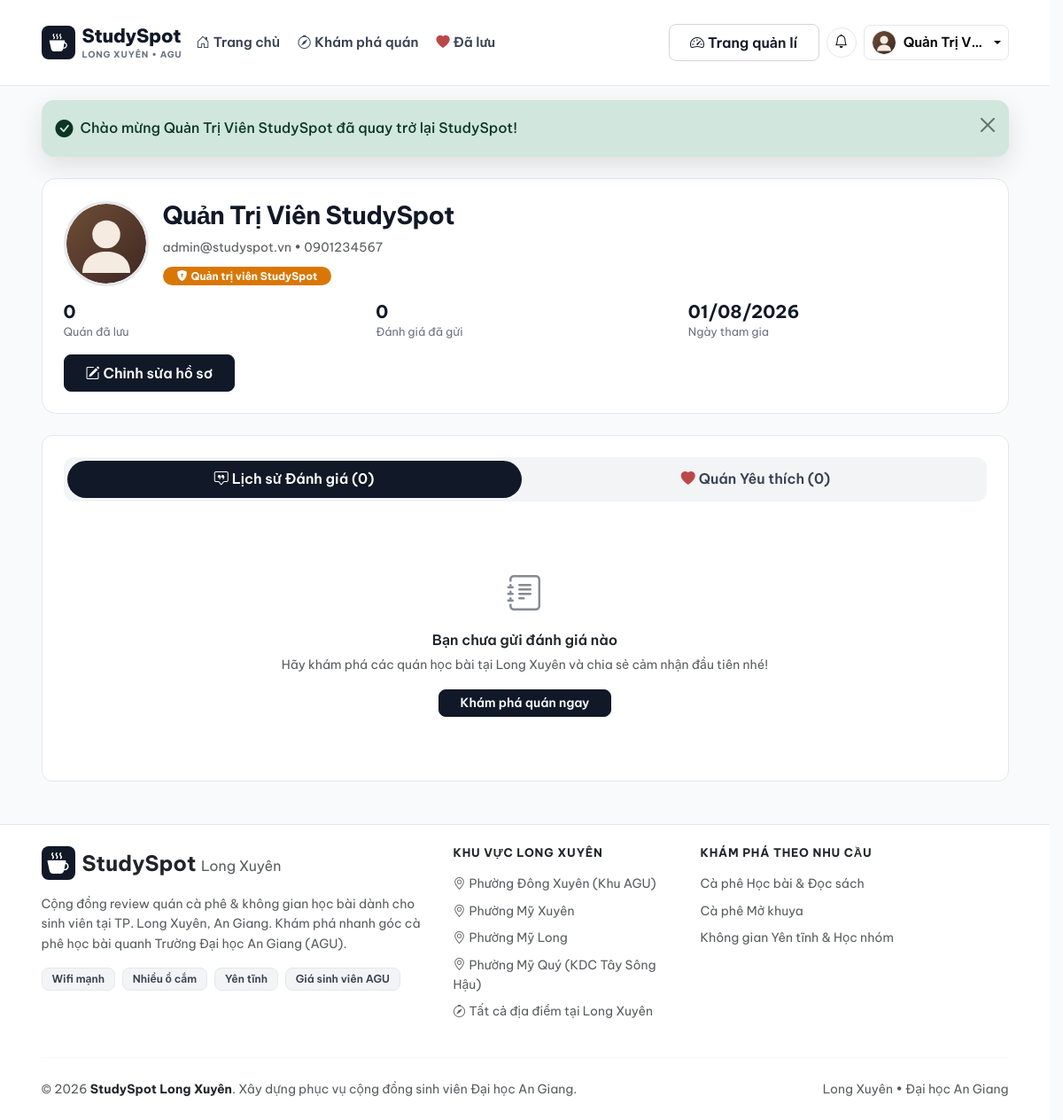
The page /profile (signed in) on the database as committed earlier.
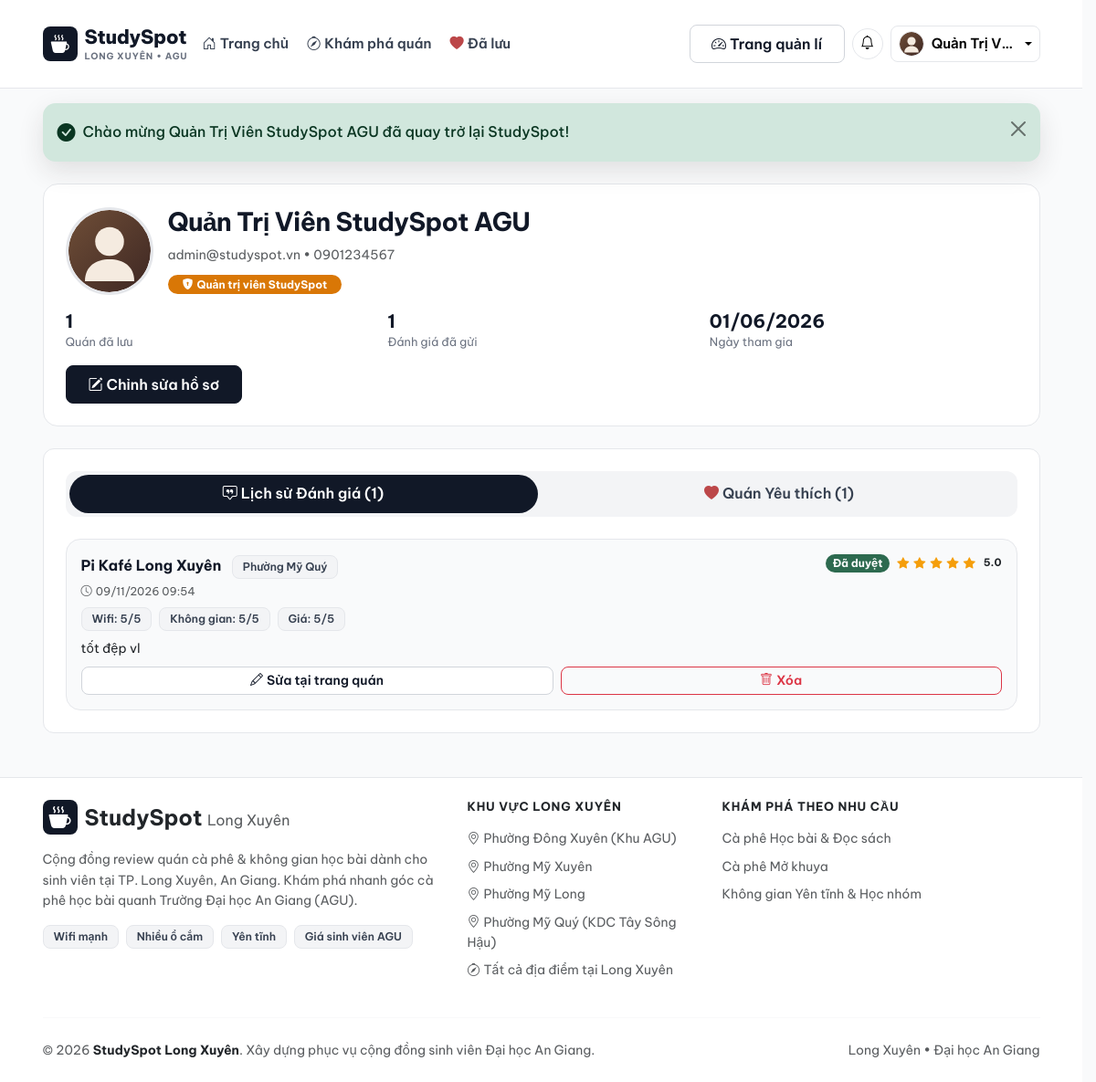
The same page on the database as committed later.
### tables this page shows
CREATE TABLE `users` (
  `id` int(10) unsigned NOT NULL AUTO_INCREMENT,
  `name` varchar(100) NOT NULL COMMENT 'Họ và tên hiển thị',
  `email` varchar(150) NOT NULL COMMENT 'Email đăng nhập duy nhất',
  `password` varchar(255) NOT NULL COMMENT 'Mật khẩu mã hóa bằng password_hash',
  `phone` varchar(20) DEFAULT NULL COMMENT 'Số điện thoại liên hệ',
  `avatar` varchar(255) DEFAULT NULL COMMENT 'Đường dẫn ảnh đại diện',
  `role` enum('user','admin') NOT NULL DEFAULT 'user' COMMENT 'Vai trò người dùng',
  `status` enum('active','locked') NOT NULL DEFAULT 'active' COMMENT 'Trạng thái tài khoản',
  `created_at` datetime NOT NULL DEFAULT current_timestamp(),
  PRIMARY KEY (`id`),
  UNIQUE KEY `uk_users_email` (`email`),
  KEY `idx_users_role_status` (`role`,`status`)
);

CREATE TABLE `reviews` (
  `id` int(10) unsigned NOT NULL AUTO_INCREMENT,
  `place_id` int(10) unsigned NOT NULL,
  `user_id` int(10) unsigned NOT NULL,
  `rating_overall` tinyint(3) unsigned NOT NULL COMMENT 'Điểm tổng thể 1-5 sao',
  `rating_wifi` tinyint(3) unsigned NOT NULL DEFAULT 5 COMMENT 'Điểm tốc độ Wifi 1-5 sao',
  `rating_space` tinyint(3) unsigned NOT NULL DEFAULT 5 COMMENT 'Điểm không gian & bàn ghế 1-5 sao',
  `rating_price` tinyint(3) unsigned NOT NULL DEFAULT 5 COMMENT 'Điểm mức giá hợp lý 1-5 sao',
  `content` text NOT NULL COMMENT 'Nội dung nhận xét chi tiết',
  `image_path` varchar(255) DEFAULT NULL COMMENT 'Ảnh chụp thực tế đính kèm (tùy chọn)',
  `status` enum('pending','approved','hidden') NOT NULL DEFAULT 'pending' COMMENT 'Trạng thái kiểm duyệt',
  `created_at` datetime NOT NULL DEFAULT current_timestamp(),
  PRIMARY KEY (`id`),
  UNIQUE KEY `uk_reviews_place_user` (`place_id`,`user_id`),
  KEY `idx_reviews_status` (`status`),
  KEY `idx_reviews_user` (`user_id`),
  KEY `idx_reviews_created_at` (`created_at`),
  CONSTRAINT `fk_reviews_place` FOREIGN KEY (`place_id`) REFERENCES `places` (`id`) ON DELETE CASCADE ON UPDATE CASCADE,
  CONSTRAINT `fk_reviews_user` FOREIGN KEY (`user_id`) REFERENCES `users` (`id`) ON DELETE CASCADE ON UPDATE CASCADE
);

CREATE TABLE `places` (
  `id` int(10) unsigned NOT NULL AUTO_INCREMENT,
  `category_id` int(10) unsigned NOT NULL COMMENT 'Khóa ngoại tới categories',
  `name` varchar(180) NOT NULL COMMENT 'Tên quán',
  `slug` varchar(200) NOT NULL COMMENT 'Đường dẫn thân thiện SEO',
  `address` varchar(255) NOT NULL COMMENT 'Địa chỉ chi tiết',
  `district` varchar(100) NOT NULL COMMENT 'Quận / Khu vực đại học',
  `description` text NOT NULL COMMENT 'Mô tả chi tiết không gian, menu, chỗ gửi xe',
  `price_range` tinyint(3) unsigned NOT NULL DEFAULT 2 COMMENT 'Mức giá: 1 (<35k), 2 (35-50k), 3 (50-80k), 4 (>80k)',
  `price_min` int(10) unsigned DEFAULT NULL,
  `price_max` int(10) unsigned DEFAULT NULL,
  `noise_level` enum('yen_tinh','vua','on') NOT NULL DEFAULT 'yen_tinh' COMMENT 'Mức độ tiếng ồn',
  `open_time` time NOT NULL DEFAULT '07:00:00' COMMENT 'Giờ mở cửa',
  `close_time` time NOT NULL DEFAULT '22:30:00' COMMENT 'Giờ đóng cửa',
  `google_map_url` text DEFAULT NULL COMMENT 'URL nhúng iframe Google Maps',
  `avg_rating` decimal(3,2) NOT NULL DEFAULT 0.00 COMMENT 'Điểm trung bình từ các review đã duyệt',
  `total_reviews` int(10) unsigned NOT NULL DEFAULT 0 COMMENT 'Tổng số review đã duyệt',
  `status` enum('active','hidden') NOT NULL DEFAULT 'active' COMMENT 'Trạng thái hiển thị quán',
  `created_by` int(10) unsigned DEFAULT NULL COMMENT 'Người tạo địa điểm',
  `created_at` datetime NOT NULL DEFAULT current_timestamp(),
  `google_rating` decimal(3,2) DEFAULT NULL,
  `google_rating_count` int(10) unsigned DEFAULT NULL,
  `google_maps_place_url` text DEFAULT NULL,
  PRIMARY KEY (`id`),
  UNIQUE KEY `uk_places_slug` (`slug`),
  KEY `idx_places_category` (`category_id`),
  KEY `idx_places_district` (`district`),
  KEY `idx_places_status` (`status`),
  KEY `idx_places_filter` (`status`,`category_id`,`district`,`price_range`,`noise_level`),
  KEY `fk_places_created_by` (`created_by`),
  CONSTRAINT `fk_places_category` FOREIGN KEY (`category_id`) REFERENCES `categories` (`id`) ON UPDATE CASCADE,
  CONSTRAINT `fk_places_user` FOREIGN KEY (`created_by`) REFERENCES `users` (`id`) ON DELETE SET NULL ON UPDATE CASCADE
);

### views/profile/index.php (the view, shortened to what the changed rows need)
<div class="container py-4">
    <section class="profile-band">
        <div class="flex-grow-1" style="min-width: 220px;">
            <h1 class="page-title"><?= e($user['name']) ?></h1>
            <p class="text-muted small mb-2"><?= e($user['email']) ?><?php if (!empty($user['phone'])): ?> • <?= e($user['phone']) ?><?php endif; ?></p>
            <div>
                <?php if ($user['role'] === 'admin'): ?>
                    <span class="badge rounded-pill px-3 py-1" style="background-color: #D97706;"><i class="bi bi-shield-lock-fill me-1"></i>Quản trị viên StudySpot</span>
                <?php else: ?>
                    <span class="pill-amenity px-3 py-1"><i class="bi bi-mortarboard-fill"></i>Sinh viên / Thành viên</span>
                <?php endif; ?>
            </div>
        </div>
        <div class="profile-stats">
            <div class="profile-stat"><div class="stat-num"><?= count($favoritePlaces) ?></div><div class="stat-label">Quán đã lưu</div></div>
            <div class="profile-stat"><div class="stat-num"><?= count($myReviews) ?></div><div class="stat-label">Đánh giá đã gửi</div></div>
            <div class="profile-stat"><div class="stat-num"><?= date('d/m/Y', strtotime($user['created_at'])) ?></div><div class="stat-label">Ngày tham gia</div></div>
        </div>
    </section>
    <div class="row g-4">
        <div class="col-12">
            <div class="card surface-card p-4">
                <ul class="nav nav-pills mb-4 gap-2" id="profileTab" role="tablist">
                    <li class="nav-item" role="presentation">
                        <button class="nav-link active rounded-pill px-4" id="reviews-tab" data-bs-toggle="tab" data-bs-target="#reviews-pane" type="button" role="tab">
                            <i class="bi bi-chat-square-quote me-1"></i>Lịch sử Đánh giá (<?= count($myReviews) ?>)
                        </button>
                    </li>
                    <li class="nav-item" role="presentation">
                        <button class="nav-link rounded-pill px-4" id="favorites-tab" data-bs-toggle="tab" data-bs-target="#favorites-pane" type="button" role="tab">
                            <i class="bi bi-heart-fill text-crimson me-1"></i>Quán Yêu thích (<?= count($favoritePlaces) ?>)
                        </button>
                    </li>
                </ul>
                <div class="tab-content" id="profileTabContent">
                    <div class="tab-pane fade show active" id="reviews-pane" role="tabpanel">
                        <?php if (empty($myReviews)): ?>
                            <div class="text-center py-5 text-muted">
                                <i class="bi bi-journal-text fs-1 d-block mb-2 text-coffee opacity-50"></i>
                                <div class="fw-semibold text-dark mb-1">Bạn chưa gửi đánh giá nào</div>
                                <p class="small mb-3">Hãy khám phá các quán học bài tại Long Xuyên và chia sẻ cảm nhận đầu tiên nhé!</p>
                                <a href="<?= base_url('place') ?>" class="btn btn-sm btn-coffee rounded-pill px-4">Khám phá quán ngay</a>
                            </div>
                        <?php else: ?>
                            <div class="d-flex flex-column gap-3">
                                <?php foreach ($myReviews as $rv): ?>
                                    <div class="rounded-4 p-3" style="background-color: #F9FAFB; border: 1px solid #E5E7EB;">
                                        <div class="d-flex justify-content-between align-items-start flex-wrap gap-2 mb-2">
                                            <div>
                                                <a href="<?= base_url('place/show/' . (int) $rv['place_id']) ?>" class="fw-bold text-coffee text-decoration-none">
                                                    <?= e($rv['place_name']) ?>
                                                </a>
                                                <span class="pill-amenity ms-2"><?= e($rv['place_district']) ?></span>
                                                <div class="text-muted mt-1" style="font-size: 0.76rem;">
                                                    <i class="bi bi-clock me-1"></i><?= date('d/m/Y H:i', strtotime($rv['created_at'])) ?>
                                                </div>
                                            </div>
                                            <div class="d-flex align-items-center gap-2">
                                                <?php if ($rv['status'] === 'approved'): ?>
                                                    <span class="badge bg-matcha rounded-pill">Đã duyệt</span>
                                                <?php elseif ($rv['status'] === 'pending'): ?>
                                                    <span class="badge rounded-pill" style="background-color: #D97706;">Chờ duyệt</span>
                                                <?php else: ?>
                                                    <span class="badge bg-secondary rounded-pill">Đang ẩn</span>
                                                <?php endif; ?>
                                                <?= render_stars((float) $rv['rating_overall']) ?>
                                            </div>
                                        </div>
                                        <div class="d-flex flex-wrap gap-2 mb-2">
                                            <span class="pill-amenity">Wifi: <?= (int) $rv['rating_wifi'] ?>/5</span>
                                            <span class="pill-amenity">Không gian: <?= (int) $rv['rating_space'] ?>/5</span>
                                            <span class="pill-amenity">Giá: <?= (int) $rv['rating_price'] ?>/5</span>
                                        </div>
                                        <p class="small text-dark mb-2" style="line-height: 1.65;"><?= nl2br(e($rv['content'])) ?></p>
                                        <div class="d-flex gap-2 mt-2 review-actions">
                                            <a href="<?= base_url('place/show/' . (int) $rv['place_id'] . '#review-form-section') ?>" class="btn btn-sm btn-outline-coffee rounded-pill px-3">
                                                <i class="bi bi-pencil me-1"></i>Sửa tại trang quán
                                            </a>
                                            <form action="<?= base_url('review/delete/' . (int) $rv['id']) ?>" method="POST" onsubmit="return confirm('Xóa đánh giá này của bạn?');">
                                                <button type="submit" class="btn btn-sm btn-outline-danger rounded-pill px-3">
                                                    <i class="bi bi-trash me-1"></i>Xóa
                                                </button>
                                            </form>
                                        </div>
                                    </div>
                                <?php endforeach; ?>
                            </div>
                        <?php endif; ?>
                    </div>
                </div>
            </div>
        </div>
    </div>
</div>

### views/layouts/main.php (shortened to what the changed rows need)
<?php
$flash = Session::flash('alert');
?>
<!DOCTYPE html>
<html lang="vi">
<head>
    <link href="https://cdn.jsdelivr.net/npm/bootstrap@5.3.3/dist/css/bootstrap.min.css" rel="stylesheet">
    <link href="https://cdn.jsdelivr.net/npm/bootstrap-icons@1.11.3/font/bootstrap-icons.min.css" rel="stylesheet">
    <link href="<?= base_url('assets/css/style.css') . '?v=' . filemtime(ROOT_PATH . '/assets/css/style.css') ?>" rel="stylesheet">
</head>
<body class="d-flex flex-column min-vh-100 bg-light-warm" data-base-url="<?= e(BASE_URL) ?>" data-csrf="<?= e(Session::csrfToken()) ?>">
    <?php require ROOT_PATH . '/views/layouts/header.php'; ?>
    <?php if (!empty($flash)): ?>
        <div class="container mt-3">
            <div class="alert alert-<?= e($flash['type']) ?> alert-dismissible fade show flash-toast-banner d-flex align-items-center mb-0" role="alert">
                <i class="bi <?= ($flash['type'] === 'danger') ? 'bi-exclamation-triangle-fill' : 'bi-check-circle-fill' ?> fs-5 me-2"></i>
                <div class="fw-medium"><?= e($flash['message']) ?></div>
                <button type="button" class="btn-close" data-bs-dismiss="alert" aria-label="Đóng"></button>
            </div>
        </div>
    <?php endif; ?>
    <main class="flex-grow-1">
        <?= $content ?? '' ?>
    </main>
</body>
</html>

### views/layouts/header.php (shortened to what the changed rows need)
<?php
$currentUser = Session::user();
?>
<header class="sticky-top navbar-warm">
    <nav class="navbar navbar-expand-lg py-2">
        <div class="container">
            <?php if (Session::isLoggedIn()): ?>
                    <?php require ROOT_PATH . '/views/layouts/notification_bell.php'; ?>
            <?php endif; ?>
            <div class="collapse navbar-collapse d-none d-lg-flex" id="mainNavbar">
                <div class="d-none d-lg-flex align-items-center gap-2 mt-2 mt-lg-0 flex-nowrap flex-shrink-0">
                    <?php if (Session::isLoggedIn() && !empty($currentUser)): ?>
                        <?php if (Session::isAdmin()): ?>
                            <a href="<?= base_url('admin/dashboard') ?>" class="btn btn-sm btn-outline-coffee rounded-pill px-3 text-nowrap flex-shrink-0 header-switch-btn" title="Vào trang quản lí">
                                <i class="bi bi-speedometer2 me-1"></i>Trang quản lí
                            </a>
                        <?php endif; ?>
                        <?php require ROOT_PATH . '/views/layouts/notification_bell.php'; ?>
                        <div class="dropdown flex-shrink-0">
                            <a class="btn btn-light btn-sm dropdown-toggle d-flex align-items-center gap-2 border rounded-pill px-2 py-1 bg-white shadow-xs text-nowrap header-account-btn" href="#" role="button" data-bs-toggle="dropdown" aria-expanded="false">
                                <img src="<?= get_image_url($currentUser['avatar'] ?? null, 'avatar') ?>" alt="<?= e($currentUser['name']) ?>" class="rounded-circle object-fit-cover border" width="28" height="28">
                                <span class="small fw-semibold text-truncate d-inline-block" style="max-width: 90px;"><?= e($currentUser['name']) ?></span>
                            </a>
                        </div>
                    <?php endif; ?>
                </div>
            </div>
        </div>
    </nav>
</header>

### helpers/functions.php (shortened to what the changed rows need)
<?php
function e(?string $value): string
{
    return htmlspecialchars((string) $value, ENT_QUOTES, 'UTF-8');
}
function base_url(string $path = ''): string
{
    return rtrim(BASE_URL, '/') . '/' . ltrim($path, '/');
}
function get_image_url(?string $path, string $type = 'place', int|string|null $seed = null): string
{
    $defaultSvg = ($type === 'avatar')
        ? 'assets/img/avatar-default.svg'
        : 'assets/img/placeholder.svg';
    if ($type === 'avatar') {
        return base_url('assets/img/avatar-default.svg');
    }
    return base_url($defaultSvg);
}
function render_stars(float $rating, bool $showNumber = true): string
{
    $rating = max(0, min(5, $rating));
    $html = '<span class="star-display d-inline-flex align-items-center gap-1">';
    for ($i = 1; $i <= 5; $i++) {
        if ($rating >= $i) {
            $html .= '<i class="bi bi-star-fill"></i>';
        } elseif ($rating >= $i - 0.5) {
            $html .= '<i class="bi bi-star-half"></i>';
        } else {
            $html .= '<i class="bi bi-star"></i>';
        }
    }
    if ($showNumber) {
        $html .= '<strong class="text-dark ms-1 small">' . number_format($rating, 1) . '</strong>';
    }
    $html .= '</span>';
    return $html;
}

Rows that differ between the two databases and show on the page:
changed users "admin@studyspot.vn": name "Quản Trị Viên StudySpot" → "Quản Trị Viên StudySpot AGU"; created_at "01/08/2026" → "01/06/2026"
added reviews: place.name "Pi Kafé Long Xuyên", place.district "Phường Mỹ Quý", created_at "09/11/2026 09:54", status "Đã duyệt", rating_wifi "5", rating_space "5", rating_price "5", content "tốt đệp vl"
Other text that changed with them:
$flash['message']: "Chào mừng Quản Trị Viên StudySpot đã quay trở lại StudySpot!" → "Chào mừng Quản Trị Viên StudySpot AGU đã quay trở lại StudySpot!"
count($favoritePlaces): "0" → "1"
count($myReviews): "0" → "1"
text no longer shown: "Bạn chưa gửi đánh giá nào Hãy khám phá các quán học bài tại Long Xuyên và chia sẻ cảm nhận đầu tiên nhé! Khám phá quán ngay"
